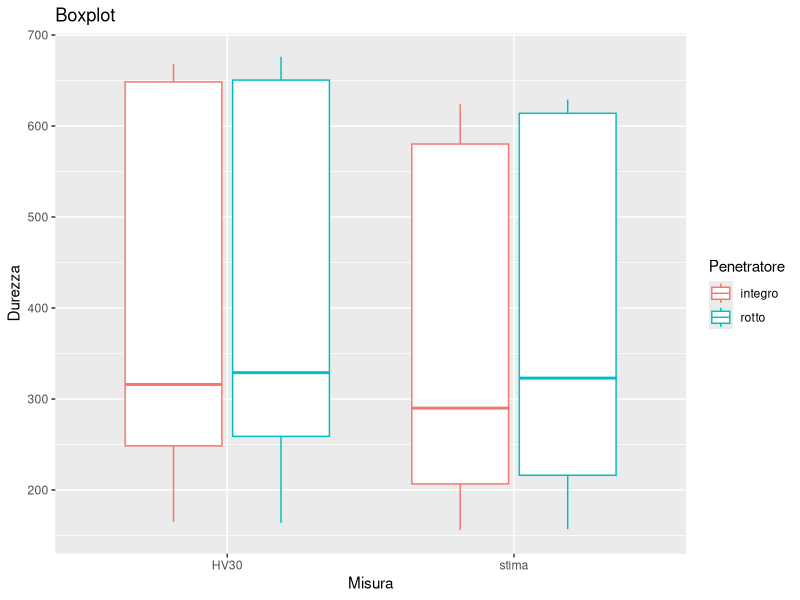
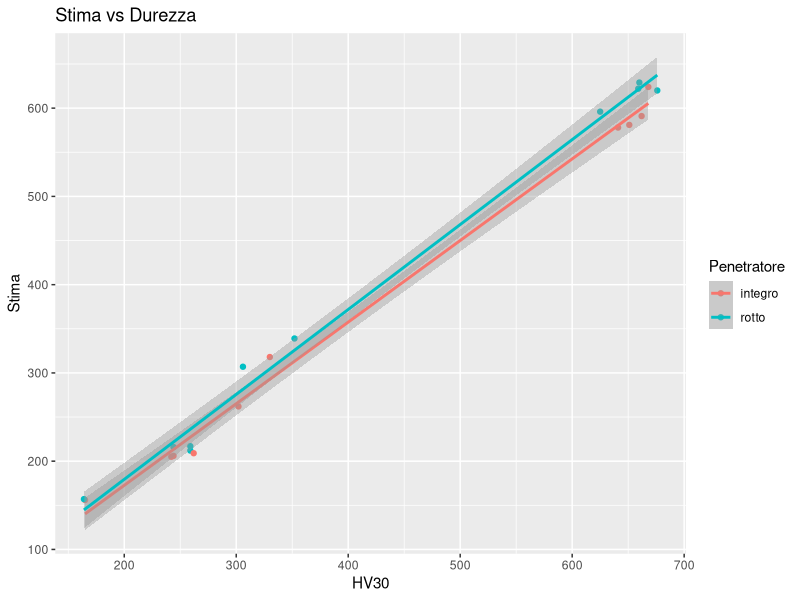
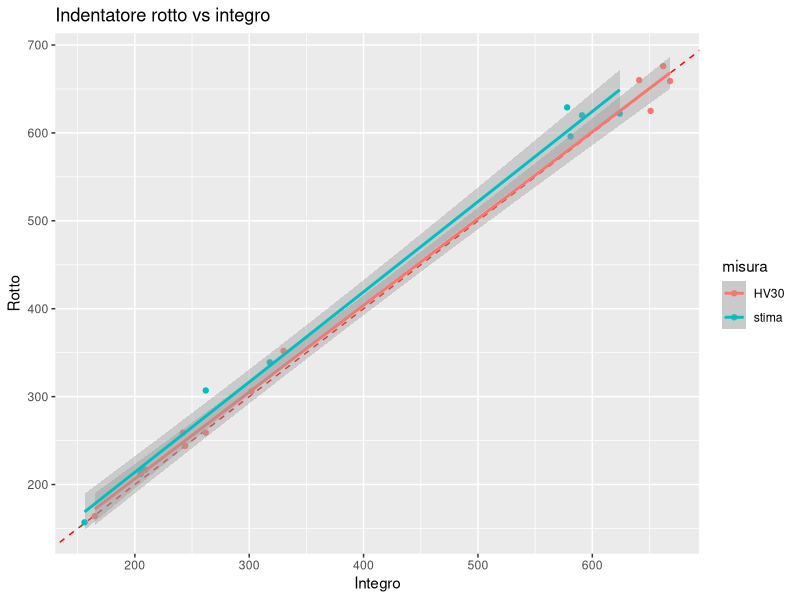
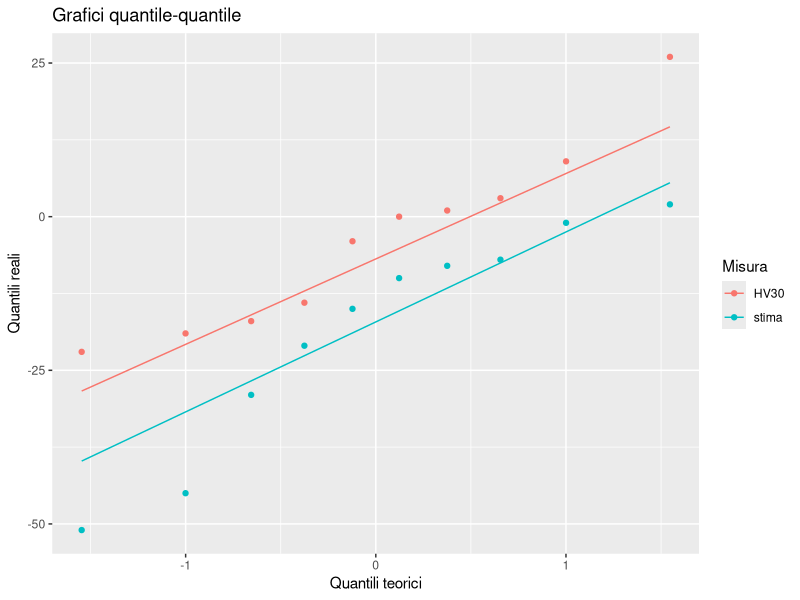
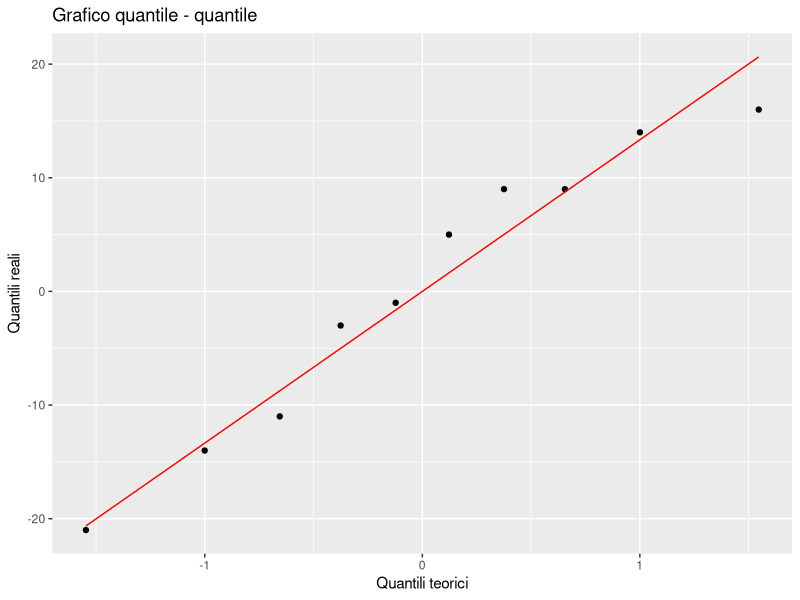
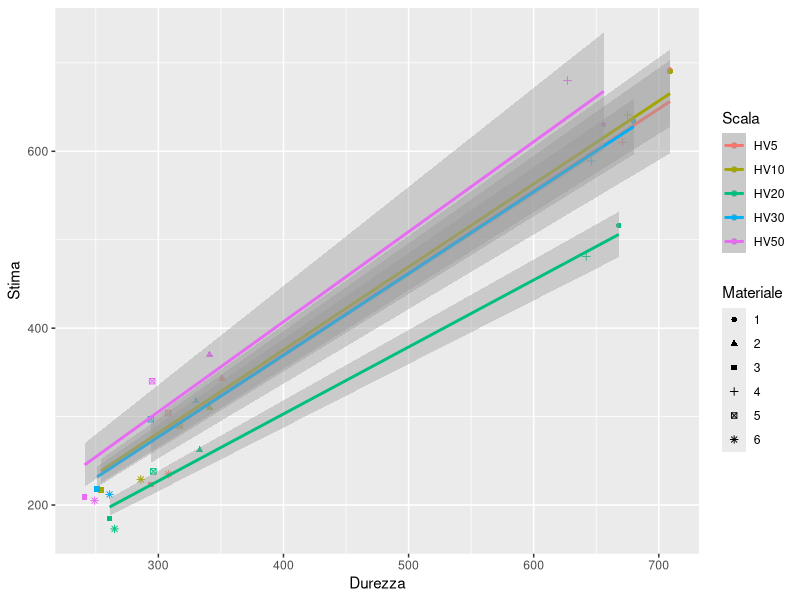
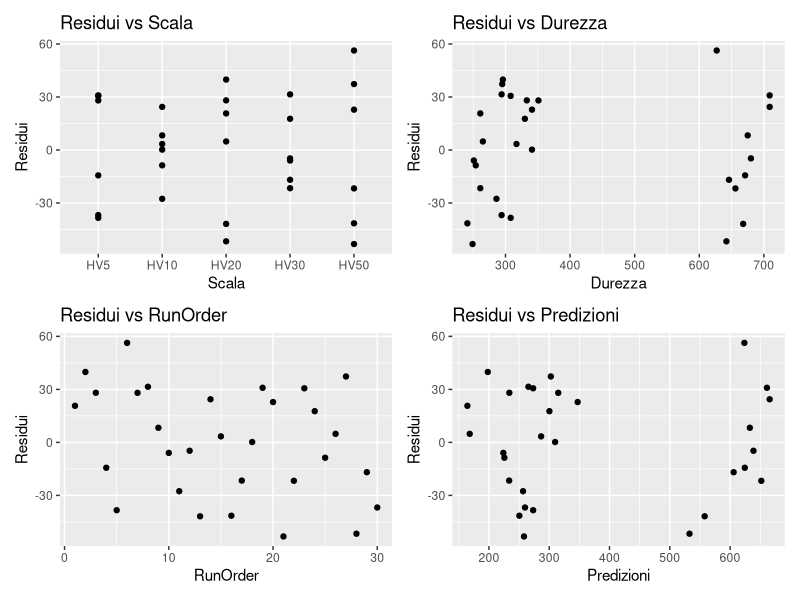
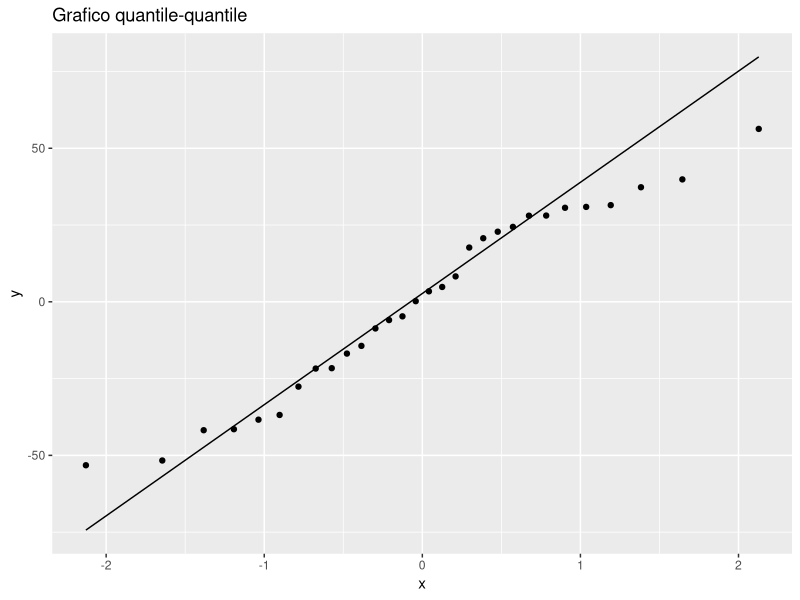

The R source for these figures, in order:
## ---- chunk 1
#| label: setup
#| include: false
knitr::opts_chunk$set(
  fig.align = "center",
  # This for default device
  out.width = "16cm",
  # This two for high quality charts:
  fig.dim = c(16, 9)*0.4
)
library(tidyverse)
library(stringr)
library(modelr)
library(knitr)
library(broom)
library(patchwork)
## ---- chunk 2
df_a<-tibble(
  material=1:10, #materiale
  HV30_OK=NA,    #misura effettiva, indentatore integro   
  HV30_NOK=NA,   #misura effettiva, indentatore danneggiato        
  stima_OK=NA,   #stima della macchina, indentatore integro
  stima_NOK=NA,  #stima della macchina, indentaore danneggiato
  HV30_dd=NA,    #misura effettiva usando due volte la diagonale visibile, indentatore danneggiato
  stima_dd=NA,   #stima della macchina, indentatore danneggiato per misura con doppia diagonale
)               

write.csv(df_a,"misure_HV_30.csv") #per avere la tabella in formato .csv così da poter essere riempita dallo sperimentatore

kable(df_a, caption = "Tabella di raccolta dati per T-test")
## ---- chunk 3
df_b<-expand.grid(
  Scale=c("HV5","HV10","HV20","HV30","HV50"),
  Material=1:6
)%>%
  relocate(Material,.before = Scale)%>%
  mutate(
    StdOrder = 1:n(),
    RunOrder = sample(n()),
    .before=Material
  )%>%
  mutate(
    Estimated=NA,
    Hardness=NA
  )%>%
  arrange(RunOrder)%>%
  tibble()

write.csv(df_b,"misure_per_taratura.csv")  #serve per avere la tabella in formato .csv così da poter essere riempita dallo speriementatore

kable(df_b, caption = "Tabella di raccolta dati per taratura")

## ---- chunk 4
df_a$stima_OK=c(591,205,209,262,318,578,206,156,624,581)
df_a$HV30_NOK = c(676,259,259,306,352,660,244,164,659,625)
df_a$HV30_OK=c(662,242,262,302,330,641,244,165,668,651)
df_a$stima_NOK = c(620,212,217,307,339,629,216,157,622,596)
df_a$HV30_dd=c(648,256,253,297,351,652,247,166,659,635)      
df_a$stima_dd=c(612,219,218,297,337,621,218,157,618,596)

kable(df_a,caption = "Tabella di raccolta dati per T-test")
## ---- chunk 5
dfv <- df_a %>%
  select(material:stima_NOK)%>%
  pivot_longer(-material, 
               names_sep="_", 
               names_to = c("misura","ok"), 
               values_to="durezza") %>% 
  mutate(ok=ifelse(ok=="OK","integro","rotto"))
dfv %>% head() %>% kable(caption="dati per analisi differenze indentatore rotto/integro - formato tidy")
## ---- chunk 6
dfv %>% 
  ggplot(aes(x=misura, y=durezza, color=ok)) +
  geom_boxplot() +
  labs(x="Misura", y="Durezza", color="Penetratore",title="Boxplot")
## ---- chunk 7
dfv %>%
  pivot_wider(names_from = misura, values_from = durezza) %>% 
  ggplot(aes(x=HV30, y=stima, color=ok)) + 
  geom_point() + 
  geom_smooth(method="lm", formula=y~x) +
  labs(
    color="Penetratore",
    title = "Stima vs Durezza",
    y="Stima"
    ) 
## ---- chunk 8
dfv %>%
  pivot_wider(names_from = ok, values_from = durezza) %>% 
  ggplot(aes(x=integro, y=rotto, color=misura)) + 
  geom_abline(slope=1, intercept=0, color="red", lty=2) +
  geom_point() + 
  geom_smooth(method="lm", formula=y~x)+
  labs(
    title="Indentatore rotto vs integro",
    x="Integro",
    y="Rotto")
## ---- chunk 9
dfv_t<-dfv %>% pivot_wider(names_from = ok, values_from = durezza) %>% 
  split(~misura) %>% {
    reduce2(., names(.), \(acc, d, n) {
      t <- t.test(d$integro, d$rotto, paired = T)
      bind_rows(acc, tidy(t) %>% mutate(group=n, .before=1))
    }, .init=tibble())
  } %>% 
  relocate(p.value, .after=-1) %>% 
  mutate(
    significant = p.value < 0.05, 
    across(c(statistic, conf.low, conf.high, p.value), ~round(., 3))) %>%
  select(-method, -alternative)

kable(dfv_t,caption="t_test per i gruppi HV30 e stima")
## ---- chunk 10
dfv %>% 
  pivot_wider(names_from = ok, values_from = durezza)%>%
  rowwise()%>%
  mutate(
    diff=integro-rotto
  )%>%
  ungroup()%>%
  ggplot(aes(sample=diff,colour = misura))+
  geom_qq()+
  geom_qq_line()+
  labs(
    x="Quantili teorici",
    y="Quantili reali",
    color="Misura",
    title="Grafici quantile-quantile"
  )

dfv %>% 
  pivot_wider(names_from = ok, values_from = durezza) %>% 
  rowwise() %>% 
  mutate(diff = integro - rotto) %>% 
  ungroup() %>% 
  group_by(misura) %>% 
  group_map(~ broom::tidy(shapiro.test(.x$diff))) %>% 
  bind_rows()%>%
  kable()
  
## ---- chunk 11
t.test(df_a$HV30_OK,df_a$HV30_dd,paired = T)%>%tidy()%>%kable()
## ---- chunk 12
#| warning: false
shapiro.test(df_a$HV30_OK-df_a$HV30_dd)

df_a%>%
  ggplot(aes(sample=df_a$HV30_OK-df_a$HV30_dd))+
  geom_qq()+
  geom_qq_line(color="red")+
  labs(
    title="Grafico quantile - quantile",
    x="Quantili teorici",
    y="Quantili reali"
  )
## ---- chunk 13
df_b<-df_b%>%
  arrange(StdOrder) %>%
  mutate(Load = str_extract(Scale, "HV(\\d+)", group=1) %>% as.numeric(), .after=Scale) %>%
  mutate(
    Estimated=c(692,690,516,634,630,343,310,262,318,370,223,217,185,218,209,
                610,641,481,589,680,304,290,238,297,340,235,229,173,212,205),
    Hardness=c(709,709,668,680,656,351,341,333,330,341,294,254,261,251,241,
                671,675,642,646,627,308,317,296,294,295,308,286,265,261,249)
    
  ) %>%
  mutate(Material=factor(Material))

kable(head(df_b),caption = "Dati per analisi di taratura")
## ---- chunk 14
#| warning: false
df_b %>%
  ggplot(aes(x=Hardness, y=Estimated, group=Scale, color=Scale)) + 
  geom_point(aes(shape=Material)) + 
  geom_smooth(method="lm", formula=y~x-1)+
  labs(
    y="Stima",
    x="Durezza",
    color="Scala",
    shape="Materiale"
  )
## ---- chunk 15
df_b.lm <- lm(Estimated~Hardness + Scale, data = df_b)

anova(df_b.lm)%>%tidy()%>%kable(caption="Tabella ANOVA")
## ---- chunk 16
p1<-df_b %>% 
  add_residuals(df_b.lm) %>%
  ggplot(aes(x=Scale, y=resid)) + 
  geom_point()+
  labs(
    title="Residui vs Scala",
    x="Scala",
    y="Residui"
  )

p2<-df_b %>% 
  add_residuals(df_b.lm) %>%
  ggplot(aes(x=Hardness, y=resid)) + 
  geom_point()+
  labs(
    title="Residui vs Durezza",
    x="Durezza",
    y="Residui"
  )


p3<-df_b %>% 
  add_residuals(df_b.lm) %>%
  ggplot(aes(x=RunOrder, y=resid)) + 
  geom_point()+
  labs(
    title="Residui vs RunOrder",
    x="RunOrder",
    y="Residui"
  )

p4<-df_b %>% 
  add_residuals(df_b.lm) %>%
  add_predictions(df_b.lm)%>%
  ggplot(aes(x=pred, y=resid)) + 
  geom_point()+
  labs(
    title="Residui vs Predizioni",
    x="Predizioni",
    y="Residui"
  )

(p1+p2)/(p3+p4)
## ---- chunk 17
df_b %>% 
  add_residuals(df_b.lm) %>%
  ggplot(aes(sample=resid)) + 
  geom_qq() + 
  geom_qq_line()+
  labs(
    title="Grafico quantile-quantile"
  )

df_b %>%
  add_residuals(df_b.lm) %>%
  pull(resid) %>%
  shapiro.test()
## ---- chunk 18
df_slope<-df_b %>%
  group_by(Scale) %>%
  summarise(slope = lm(Estimated~Hardness - 1) %>% coefficients())

df_slope%>%kable(caption="Pendenza della caratteristica lineare di ogni scala")
## ---- chunk 19
df_b %>%
  split(~Scale) %>%
  map_dfr(~{
    d.lm <- lm(Estimated ~ Hardness - 1, data = .x)
    tibble(
      Scale = unique(.x$Scale),
      Slope = coef(d.lm),
      Residual_min = min(residuals(d.lm)),
      Residual_max = max(residuals(d.lm)),
      CI_low = confint(d.lm)[1, 1],
      CI_high = confint(d.lm)[1, 2]
    )
  })%>%
  kable()
## ---- chunk 20
#| warning: false

# Modelli per ciascuna scala
df_models <- df_b %>%
  group_split(Scale) %>%
  set_names(map_chr(., ~ unique(.x$Scale))) %>%
  map(~ {
    mod <- lm(Estimated ~ Hardness - 1, data = .x)
    .x %>%
      add_residuals(mod) %>%
      add_predictions(mod)%>%
      mutate(model = list(mod))
  })

# Unione in unico dataframe
df_resid <- bind_rows(df_models)
## ---- chunk 21

ggplot(df_resid, aes(x = Hardness, y = resid)) +
  geom_point() +
  labs(
    title = "Residui vs Durezza",
    x="Durezza",
    y="Residui"
    )+
  facet_wrap(~Scale)

ggplot(df_resid, aes(x = pred, y = resid)) +
  geom_point() +
  labs(
    title = "Residui vs Predizioni",
    x="Predizioni",
    y="Residui"
       )+
  facet_wrap(~Scale)

ggplot(df_resid, aes(x = RunOrder, y = resid)) +
  geom_point() +
  labs(
    title = "Residui vs RunOrder",
    x="RunOrder",
    y="Residui"
    )+
  facet_wrap(~Scale)


ggplot(df_resid, aes(sample = resid)) +
  geom_qq() +
  geom_qq_line() +
  facet_wrap(~ Scale) +
  labs(title = "QQ-plot dei residui per ogni scala")


df_shapiro <- df_resid %>%
  group_by(Scale) %>%
  summarise(
    p_value = shapiro.test(resid)$p.value,
    W = shapiro.test(resid)$statistic
  )

df_shapiro%>%kable(caption="Valori del p_value e della statistica del test di shapiro (W) per ogni scala")

## ---- chunk 22
df_slope%>%kable(caption="Pendenza della caratteristica lineare di ogni scala")

## ---- chunk 23
#| warning: false

pred_data <- df_b %>%
  split(~Scale) %>%
  map_dfr(~{
    d.lm <- lm(Estimated ~ Hardness - 1, data = .x)
    
    # griglia di valori per Hardness
    newdat <- tibble(Hardness = seq(min(.x$Hardness), max(.x$Hardness), length.out = 100))
    
    # predizioni con intervallo di confidenza
    preds <- as.data.frame(predict(d.lm, newdata = newdat, interval = "confidence"))
    
    bind_cols(
      tibble(Scale = unique(.x$Scale)),
      newdat,
      preds
    )
  })

ggplot(pred_data, aes(x = Hardness, y = fit)) +
  geom_ribbon(aes(ymin = lwr, ymax = upr), alpha = 0.3) +
  geom_line(color = "blue", size = 1) +
  facet_wrap(~Scale) +
  labs(
    title = "Caratteristica stima-durezza di ogni scala",
    x = "Durezza",
    y = "Stima"
  ) 

